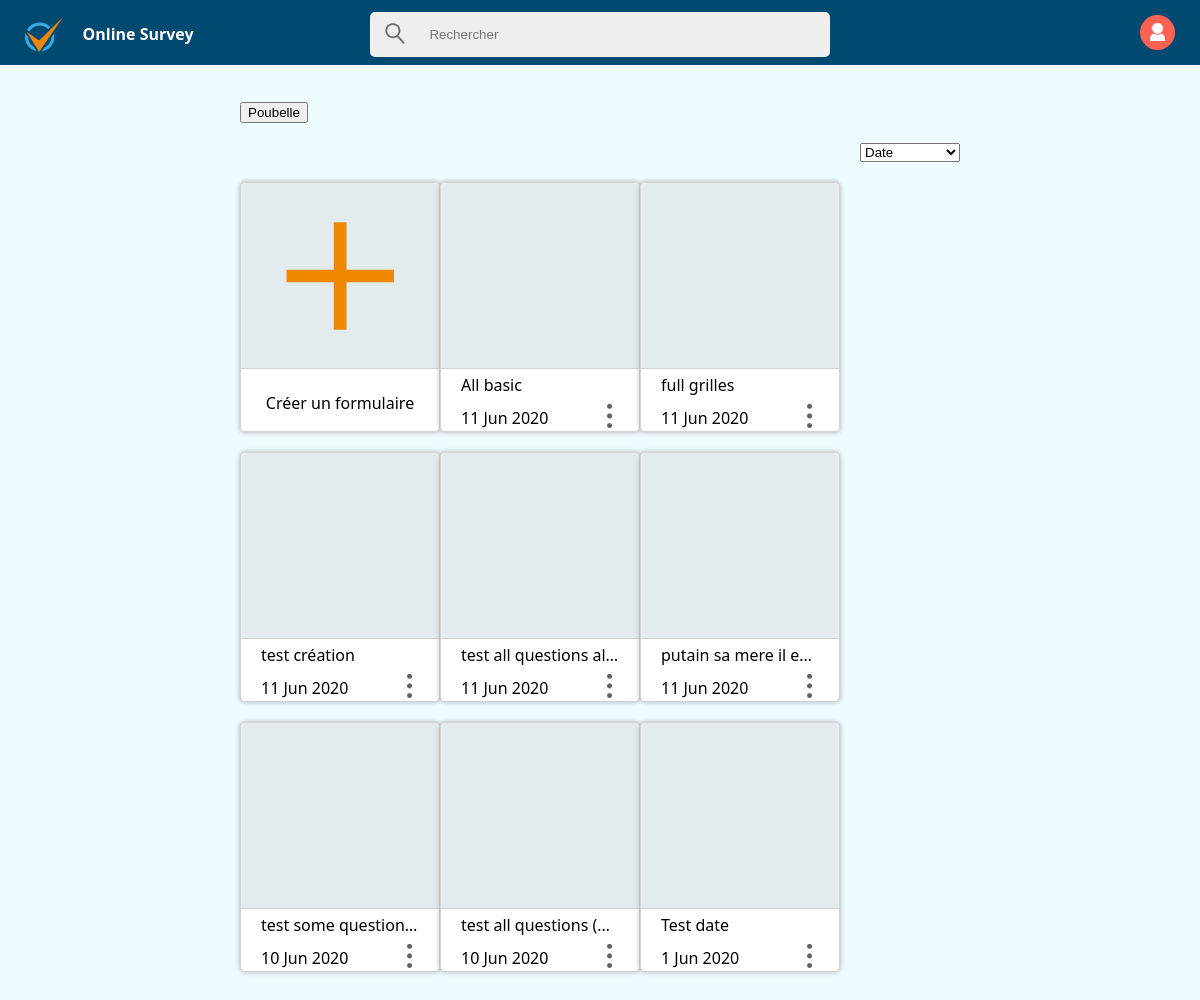
/Developpement/Pages/home.php (signed in), run on the app's committed database.
### tables this page shows
CREATE TABLE `surveys` (
  `id_surveys` int(25) NOT NULL,
  `id_users` int(25) NOT NULL,
  `title` varchar(50) NOT NULL,
  `description` varchar(100) NOT NULL,
  `order_surveys` int(11) NOT NULL,
  `date_ouverture` datetime NOT NULL
);

### Developpement/Pages/home.php (the view, shortened to what this page needs)
<!DOCTYPE html>
<?php
include "../Scripts/connect_database.php" ;?>
<html lang="fr">
    <head>
        <link rel="stylesheet" type="text/css" href="../CSS/Main/global.css">
        <link rel="stylesheet" type="text/css" href="../CSS/Home/homeHeader.css">
        <link rel="stylesheet" type="text/css" href="../CSS/Home/homeContent.css">
    </head>
    <body>
        <div class=Main>
            <div class=Header>
                <div class=contentHead>
                    <a href="home.php" class=Logo>
                        <img src="../../Design/icons/logo/Logo@2x.png">
                        <p class=txt><b>Online Survey</b></p>
                    </a>
                    <div class=search-Container>
                        <div>
                            <button class=search-Icon>&nbsp;</button>
                            <input class=Search name="search" type="text" placeholder="Rechercher">
                        </div>
                    </div>
                    <div class=User>
                        <div class=dropdown>
                            <button onclick="dropMenuUser()" class="dropButton"></button>
                        </div>
                    </div>
                </div>
            </div>
            <div class=Content>
                <div class=mainContent>
                    <div id='poubelle' >
                        <button id='b_poubelle'>Poubelle</button>
                    </div>
                    <div class=home-Sort-Button>
                        <select id="cars">
                          <option value="date" selected>Date</option>
                        </select>
                    </div>
                    <div class=Select-Form-Section id=Select-Form-Section>
                        <div class=parent-Form>
                            <div class="child-Form createForm" type="button" onclick="SessionSurvey(0)">
                                <div id=createForm>&nbsp;</div>
                                <div id=underCreate>
                                    <p id=createTextForm>Cr&eacute;er un formulaire</p>
                                </div>
                            </div>
                        </div>
                        <?php
                            $sql = "SELECT title,id_surveys,DATE_FORMAT(date_ouverture, '%d %b %Y %H:%i') as date_ouverture FROM surveys WHERE id_users = '$_SESSION[id_users]' ORDER BY date_ouverture DESC;";
                            $res = mysqli_query($conn, $sql);
                            while ( $result = $res->fetch_assoc()){
                                if(substr($result['date_ouverture'],0,1) == "0"){
                                    $dateOuverture = substr($result['date_ouverture'], 1, 11);
                                }
                                else {
                                    $dateOuverture = substr($result['date_ouverture'], 0, 11);
                                }
                                echo "<div id=\"". $result['id_surveys'] ."\" class=\"parent-Form\" draggable='true'>";
                                echo "  <div class=\"child-Form\"  onclick=\"SessionSurvey(". $result['id_surveys'] .")\">";
                                echo "      <div class=upperBtn></div>
                                            <div class=downBtn>
                                                <div class=titleForm>
                                                    <p title='". $result['title'] . "'>". $result['title'] . "</p>
                                                </div>
                                                <div class=moreInfoForm>
                                                    <p title='". $dateOuverture . "'>". $dateOuverture . "</p>
                                                    <div class=dropdownForm>
                                                        <button class=more onclick=dropMenuForm(". $result['id_surveys'] .")></button>
                                                        <div id=droppedMenuForm". $result['id_surveys'] ." class=dropdownFormContent>
                                                            <button onclick=wantToDelete('". $result['id_surveys'] ."')></button>
                                                            <button onclick=RemoveSurvey(". $result['id_surveys'] .")>SUPPRIMER</button>
                                                        </div>
                                                    </div>
                                                </div>
                                            </div>
                                        </div>
                                    </div>";
					        }
                        ?>
                    </div>
                </div>
            </div>
        </div>
    </body>
</html>

### Developpement/CSS/Main/global.css (style rules this page uses)
body, html { margin: 0; font-family: "Segoe UI"; min-width: 300px; min-height: 550px; background-color: #EEFBFF; }
* { box-sizing: border-box; }
.Header { top: 0; margin: 0; width: 100%; position: fixed; background-color: #004970; z-index: 100; height:65px; }
.contentHead { margin: 7px 25px; color: white; display: flex; }
.contentHead a, a:link, a:active, a:visited { color:white; text-decoration:none; font-size:16px; }
.Logo { display:flex; width: 25%; display: flex; justify-content: flex-start; align-items: center; cursor: pointer; }
.Logo img { height:35px; }
.Logo p { margin-left: 20px; }
.User { display: flex; justify-content: flex-end; align-items: center; width: 25%; }
.dropButton { background-image: url("../../../Design/icons/usr/icon_User@2x.png"); background-position: 50% 50%; background-repeat: no-repeat; background-color: #FF6153; background-size: contain; background-size: 15px; border-radius: 50px; border: none; height: 35px; width: 35px; }
.dropdown, .dropdownForm, .sharePopup { position: relative; display: inline-block; }
.Content { display: flex; justify-content: space-around; top: 0; margin: 100px 0 50px 0; width: 100%; position: relative; }
.mainContent { display: flex; flex-direction: column; width: 60%; }

### Developpement/CSS/Home/homeHeader.css (style rules this page uses)
.search-Container { display: flex; justify-content: center; align-items: center; width: 100%; }
.search-Container div { display: flex; align-items: center; background-color: #eeeeee; border-radius: 5px; width: 60%; }
.search-Icon, .Search { background-color: transparent; padding-right: 20px; padding: 15px; border: none; }
.search-Icon { background-image: url("../../../Design/icons/search/icon_Search@2x.png"); background-repeat: no-repeat; background-position: 50% 50%; margin-left: 5px; margin-right: 5px; height: 40px; width: 40px; background-size: 20px; border-radius: 5px 0px 0px 5px; padding-left: 20px; }
.Search { border-radius: 0px 5px 5px 0px; padding: 15px 20px 15px 0px; padding-left: 10px; width: 100%; }

### Developpement/CSS/Home/homeContent.css (style rules this page uses)
.Select-Form-Section { display: flex; flex-wrap: wrap; }
.parent-Form { display: flex; justify-content: center; margin-top: 20px; width: 20%; min-width: 200px; max-width: 250px; user-select: none; }
.child-Form { display: flex; text-align: center; background-color: white; flex-direction: column; width: 200px; height: 250px; border: 1px solid lightgray; border-radius: 5px; box-shadow: #aaaaaa 0 0 5px; }
.child-Form .upperBtn, .child-Form #createForm { background-repeat: no-repeat; background-position: center; background-color: #E4EBEF; border-radius: 5px 5px 0px 0; border-bottom: 1px solid lightgray; width: 100%; height: 75%; }
.child-Form #createForm { background-image: url("../../../Design/icons/cross/icon_Cross@1x.png"); height:75%; }
.child-Form #underCreate { background-color:white; border-radius:0 0 5px 5px; display:flex; align-items:center; justify-content:center; height:25%; }
.child-Form #underCreate p { text-align:center; }
.child-Form p { white-space:nowrap; overflow:hidden; text-overflow:ellipsis; padding: 0px 5px; margin:5px 0 0 0; }
.child-Form .downBtn { background-color: white; display:flex; flex-direction:column; border-radius: 0 0 5px 5px; height: 25%; }
.child-Form .downBtn .moreInfoForm, .titleForm { display:flex; flex-direction:row; align-items:center; justify-content:space-between; margin:0 15px; }
.more { position:relative; border:none; background:url("../../../Design/icons/more/icon_more@4x.png"); background-size:5px; background-repeat:no-repeat; background-position:center; border-radius:25px; width:30px; height:30px; outline:none; margin :5px 0 0 0; z-index:102; }
.home-Sort-Button { display: flex; justify-content: flex-end; margin-top: 20px; }

### data on the page
surveys: title "All basic", dateOuverture "11 Jun 2020"
surveys: title "full grilles", dateOuverture "11 Jun 2020"
surveys: title "test création", dateOuverture "11 Jun 2020"
surveys: title "test all questions al…", dateOuverture "11 Jun 2020"
surveys: title "putain sa mere il e…", dateOuverture "11 Jun 2020"
surveys: title "test some question…", dateOuverture "10 Jun 2020"
surveys: title "test all questions (…", dateOuverture "10 Jun 2020"
surveys: title "Test date", dateOuverture "1 Jun 2020"
